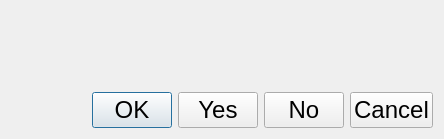
<?xml version="1.0" encoding="UTF-8"?>
<ui version="4.0">
 <class>MessageDialog</class>
 <widget class="QDialog" name="MessageDialog">
  <property name="geometry">
   <rect>
    <x>0</x>
    <y>0</y>
    <width>444</width>
    <height>139</height>
   </rect>
  </property>
  <property name="windowTitle">
   <string>Dialog</string>
  </property>
  <layout class="QVBoxLayout" name="verticalLayout">
   <item>
    <widget class="QLabel" name="label_message">
     <property name="font">
      <font>
       <pointsize>18</pointsize>
      </font>
     </property>
     <property name="text">
      <string/>
     </property>
    </widget>
   </item>
   <item>
    <layout class="QHBoxLayout" name="horizontalLayout">
     <item>
      <spacer name="horizontalSpacer">
       <property name="orientation">
        <enum>Qt::Horizontal</enum>
       </property>
       <property name="sizeHint" stdset="0">
        <size>
         <width>40</width>
         <height>20</height>
        </size>
       </property>
      </spacer>
     </item>
     <item>
      <widget class="QPushButton" name="pushButton_ok">
       <property name="font">
        <font>
         <pointsize>18</pointsize>
        </font>
       </property>
       <property name="text">
        <string>OK</string>
       </property>
      </widget>
     </item>
     <item>
      <widget class="QPushButton" name="pushButton_yes">
       <property name="font">
        <font>
         <pointsize>18</pointsize>
        </font>
       </property>
       <property name="text">
        <string>Yes</string>
       </property>
      </widget>
     </item>
     <item>
      <widget class="QPushButton" name="pushButton_no">
       <property name="font">
        <font>
         <pointsize>18</pointsize>
        </font>
       </property>
       <property name="text">
        <string>No</string>
       </property>
      </widget>
     </item>
     <item>
      <widget class="QPushButton" name="pushButton_cancel">
       <property name="font">
        <font>
         <pointsize>18</pointsize>
        </font>
       </property>
       <property name="text">
        <string>Cancel</string>
       </property>
      </widget>
     </item>
    </layout>
   </item>
  </layout>
 </widget>
 <resources/>
 <connections/>
</ui>
